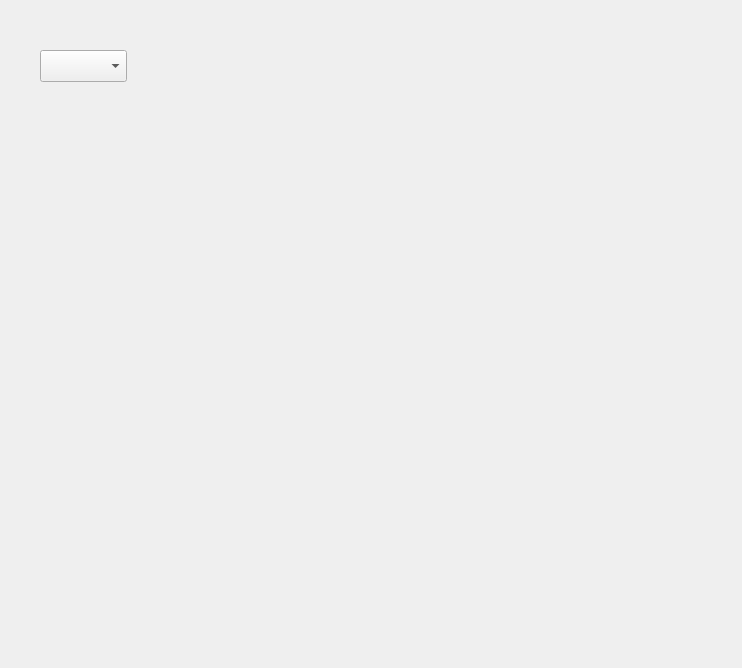
<?xml version="1.0" encoding="UTF-8"?>
<ui version="4.0">
 <class>PokemonWidget</class>
 <widget class="QWidget" name="PokemonWidget">
  <property name="geometry">
   <rect>
    <x>0</x>
    <y>0</y>
    <width>742</width>
    <height>668</height>
   </rect>
  </property>
  <property name="windowTitle">
   <string>Form</string>
  </property>
  <widget class="QComboBox" name="combo_pokemon_name">
   <property name="geometry">
    <rect>
     <x>40</x>
     <y>50</y>
     <width>87</width>
     <height>32</height>
    </rect>
   </property>
  </widget>
 </widget>
 <resources/>
 <connections/>
</ui>
